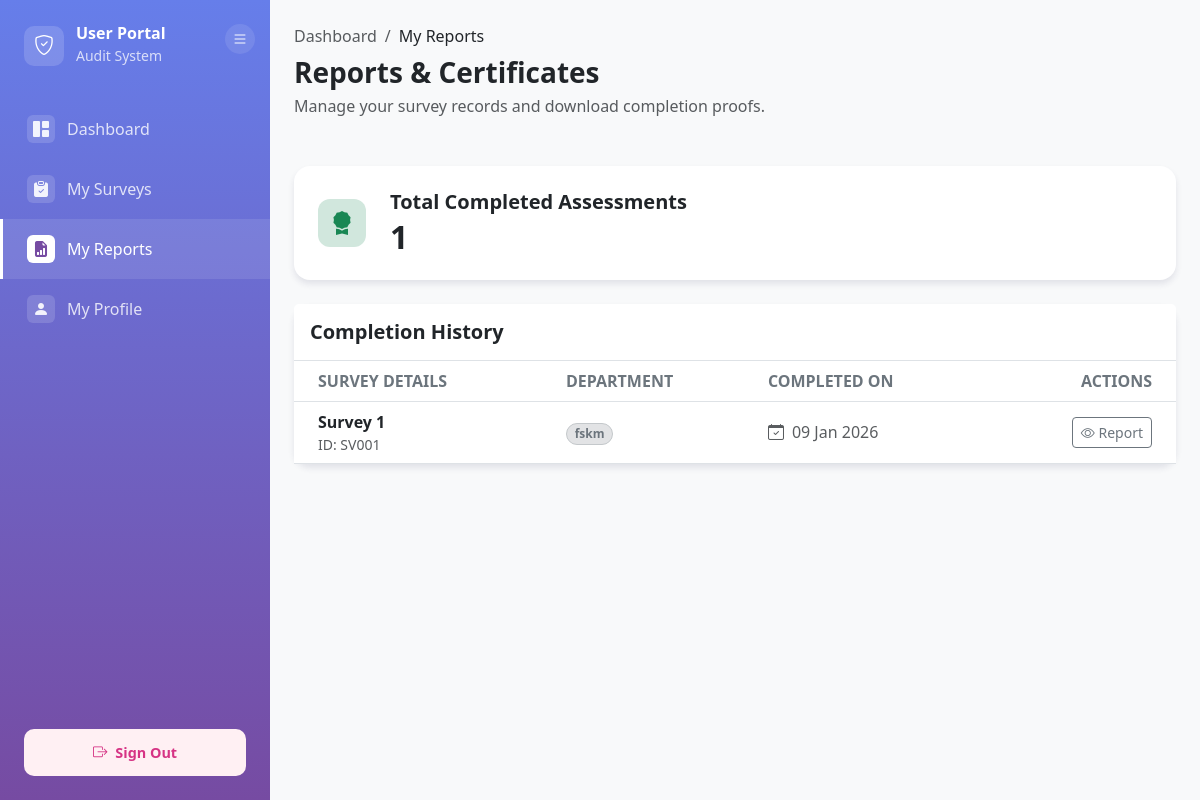
The page /modules/user/report/index.php (signed in) on the database its author committed.
### tables this page shows
CREATE TABLE `survey` (
  `survey_ID` varchar(50) NOT NULL,
  `survey_name` varchar(30) NOT NULL,
  `department` varchar(50) DEFAULT NULL,
  `start_date` datetime DEFAULT NULL,
  `end_date` datetime DEFAULT NULL,
  `status` varchar(100) DEFAULT NULL,
  `survey_description` varchar(500) DEFAULT NULL,
  `created_by` varchar(10) DEFAULT NULL,
  `created_at` datetime DEFAULT NULL,
  `updated_id` varchar(10) DEFAULT NULL,
  `updated_by` date DEFAULT NULL
);

### src/config/database.php (called while the page is built, shortened)
<?php
class Database {
    private $host = DB_HOST;
    private $db_name = DB_NAME;
    private $username = DB_USER;
    private $password = DB_PASS;
    private $charset = DB_CHARSET;
    private $conn = null;
    public function getConnection() {
        if ($this->conn === null) {
            try {
                $dsn = "mysql:host={$this->host};dbname={$this->db_name};charset={$this->charset}";
                $options = [
                    PDO::ATTR_ERRMODE => PDO::ERRMODE_EXCEPTION,
                    PDO::ATTR_DEFAULT_FETCH_MODE => PDO::FETCH_ASSOC,
                    PDO::ATTR_EMULATE_PREPARES => false,
                    PDO::MYSQL_ATTR_INIT_COMMAND => "SET NAMES {$this->charset}"
                ];
                $this->conn = new PDO($dsn, $this->username, $this->password, $options);
                $this->conn->exec("SET time_zone = '+08:00'");
            } catch(PDOException $e) {
                error_log("Connection Error: " . $e->getMessage());
                die("Database connection failed. Please contact administrator.");
            }
        }
        return $this->conn;
    }
    public function query($sql, $params = []) {
        try {
            $stmt = $this->conn->prepare($sql);
            $stmt->execute($params);
            return $stmt;
        } catch(PDOException $e) {
            error_log("Query Error: " . $e->getMessage());
            throw new Exception("Database query failed: " . $e->getMessage());
        }
    }
    public function fetchAll($sql, $params = []) {
        $stmt = $this->query($sql, $params);
        return $stmt->fetchAll();
    }
}
?>

### src/config/config.php (called while the page is built, shortened)
<?php
require_once CONFIG_PATH . '/database.php';
function getCurrentUserId()
{
    return $_SESSION['user_ID'] ?? null;
}
?>

### src/modules/user/report/index.php (the view, shortened to what this page needs)
<?php
require_once '../../../config/config.php';
$db = new Database();
$user_ID = getCurrentUserId();
$sql = "SELECT s.survey_ID, s.survey_name, s.department, s.end_date,
               (SELECT MAX(r.input_at)
                FROM response r
                WHERE r.survey_ID = s.survey_ID AND r.user_ID = us.user_ID
               ) as completion_date
        FROM survey s
        INNER JOIN user_survey us ON s.survey_ID = us.survey_ID
        WHERE us.user_ID = :uid
        AND us.status = 'Completed'
        ORDER BY completion_date DESC";
$completed_surveys = $db->fetchAll($sql, [':uid' => $user_ID]);
?>
<!DOCTYPE html>
<html lang="en">
<head>
    <link href="https://cdn.jsdelivr.net/npm/bootstrap@5.3.0/dist/css/bootstrap.min.css" rel="stylesheet">
    <link rel="stylesheet" href="https://cdn.jsdelivr.net/npm/bootstrap-icons@1.11.0/font/bootstrap-icons.css">
</head>
<body>
    <div class="container-fluid p-0 h-100">
        <div class="row g-0 h-100">
            <?php include_once __DIR__ . '/../../includes/user_sidebar.php'; ?>
            <div class="col-md-9 col-lg-10 main-content-wrapper">
                <div class="main-content px-4 py-4">
                    <div class="d-flex justify-content-between align-items-center mb-5">
                        <div>
                            <nav aria-label="breadcrumb">
                                <ol class="breadcrumb mb-2">
                                    <li class="breadcrumb-item"><a href="../dashboard.php" class="text-decoration-none text-muted">Dashboard</a></li>
                                    <li class="breadcrumb-item active text-dark" aria-current="page">My Reports</li>
                                </ol>
                            </nav>
                            <h3 class="fw-bold mb-1">Reports & Certificates</h3>
                            <p class="text-muted mb-0">Manage your survey records and download completion proofs.</p>
                        </div>
                    </div>
                    <div class="row g-4 mb-4">
                        <div class="col-md-12">
                            <div class="card bg-white p-4">
                                <div class="d-flex align-items-center">
                                    <div class="icon-box bg-success-subtle text-success me-4">
                                        <i class="bi bi-award-fill fs-4"></i>
                                    </div>
                                    <div>
                                        <h5 class="fw-bold mb-1">Total Completed Assessments</h5>
                                        <h2 class="mb-0 fw-bold"><?php echo count($completed_surveys); ?></h2>
                                    </div>
                                </div>
                            </div>
                        </div>
                    </div>
                    <div class="card bg-white">
                        <div class="card-header bg-white border-bottom py-3">
                            <h5 class="mb-0 fw-bold">Completion History</h5>
                        </div>
                        <div class="table-responsive">
                            <table class="table table-hover align-middle mb-0">
                                <thead class="bg-light">
                                    <tr>
                                        <th class="ps-4 text-uppercase text-secondary text-xxs font-weight-bolder opacity-7">Survey Details</th>
                                        <th class="text-uppercase text-secondary text-xxs font-weight-bolder opacity-7">Department</th>
                                        <th class="text-uppercase text-secondary text-xxs font-weight-bolder opacity-7">Completed On</th>
                                        <th class="text-end pe-4 text-uppercase text-secondary text-xxs font-weight-bolder opacity-7">Actions</th>
                                    </tr>
                                </thead>
                                <tbody>
                                    <?php if (empty($completed_surveys)): ?>
                                        <tr>
                                            <td colspan="4" class="text-center py-5">
                                                <div class="text-muted">
                                                    <i class="bi bi-file-earmark-x display-4 mb-3 d-block opacity-50"></i>
                                                    No completed surveys found.
                                                </div>
                                            </td>
                                        </tr>
                                    <?php else: ?>
                                        <?php foreach ($completed_surveys as $row): ?>
                                            <tr>
                                                <td class="ps-4">
                                                    <div class="d-flex flex-column">
                                                        <span class="fw-bold text-dark"><?php echo htmlspecialchars($row['survey_name']); ?></span>
                                                        <span class="small text-muted">ID: <?php echo $row['survey_ID']; ?></span>
                                                    </div>
                                                </td>
                                                <td>
                                                    <span class="badge bg-secondary-subtle text-secondary border border-secondary-subtle rounded-pill">
                                                        <?php echo htmlspecialchars($row['department']); ?>
                                                    </span>
                                                </td>
                                                <td>
                                                    <div class="d-flex align-items-center text-muted">
                                                        <i class="bi bi-calendar-check me-2"></i>
                                                        <?php
                                                            echo $row['completion_date'] ? date('d M Y', strtotime($row['completion_date'])) : 'N/A';
                                                        ?>
                                                    </div>
                                                </td>
                                                <td class="text-end pe-4">
                                                    <div class="btn-group">
                                                        <a href="view.php?id=<?php echo $row['survey_ID']; ?>"
                                                           class="btn btn-sm btn-outline-secondary">
                                                            <i class="bi bi-eye"></i> Report
                                                        </a>
                                                    </div>
                                                </td>
                                            </tr>
                                        <?php endforeach; ?>
                                    <?php endif; ?>
                                </tbody>
                            </table>
                        </div>
                    </div>
                </div>
            </div>
        </div>
    </div>
</body>
</html>

### src/modules/user/report/index.php (style rules this page uses)
html, body { height: 100%; margin: 0; background-color: #f8f9fa; }
.main-content-wrapper { margin-left: 270px; width: calc(100% - 270px); }
.card { border: none; border-radius: 16px; box-shadow: 0 4px 6px rgba(50, 50, 93, 0.11); }
.icon-box { width: 48px; height: 48px; display: flex; align-items: center; justify-content: center; border-radius: 12px; }

### src/modules/includes/user_sidebar.php (style rules this page uses)
@media (min-width: 992px) { .main-content-wrapper { margin-left: 270px !important; width: calc(100% - 270px) !important; transition: all 0.3s ease; } }

### rows shown on the page
survey: survey_name "Survey 1", survey_ID "SV001", department "fskm", completion_date "09 Jan 2026"

### other values the page prints
count($completed_surveys) "1"
